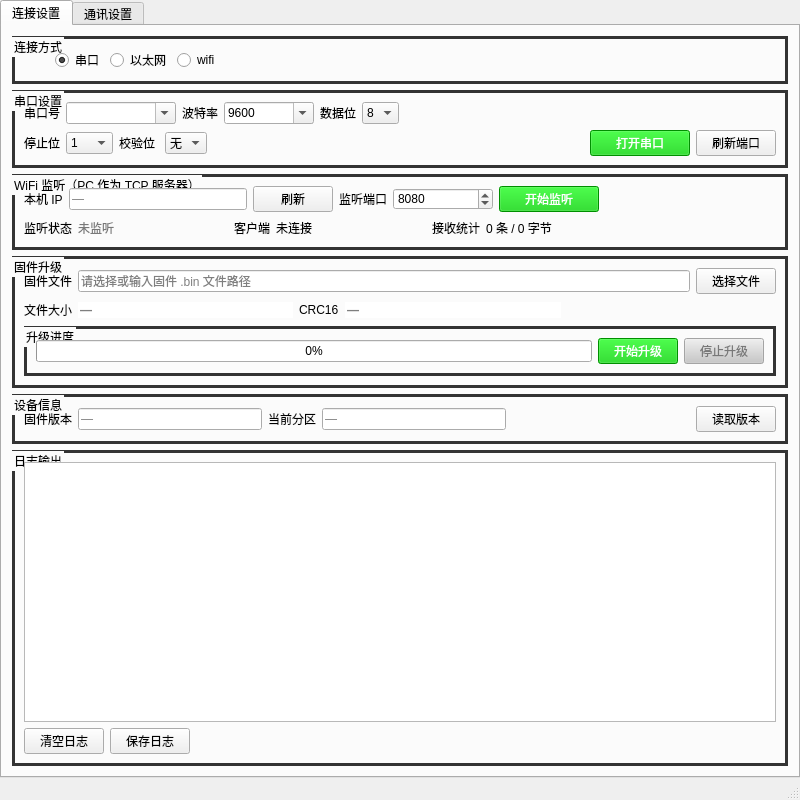
<?xml version="1.0" encoding="UTF-8"?>
<ui version="4.0">
 <class>MainWindow</class>
 <widget class="QMainWindow" name="MainWindow">
  <property name="geometry">
   <rect>
    <x>0</x>
    <y>0</y>
    <width>800</width>
    <height>800</height>
   </rect>
  </property>
  <property name="minimumSize">
   <size>
    <width>700</width>
    <height>620</height>
   </size>
  </property>
  <property name="windowTitle">
   <string>IAP固件升级工具</string>
  </property>
  <property name="styleSheet">
   <string notr="true">QGroupBox {
    border: 3px solid #333333;
}</string>
  </property>
  <widget class="QWidget" name="centralwidget">
   <layout class="QVBoxLayout" name="centralLayout">
    <property name="spacing">
     <number>0</number>
    </property>
    <property name="leftMargin">
     <number>0</number>
    </property>
    <property name="topMargin">
     <number>0</number>
    </property>
    <property name="rightMargin">
     <number>0</number>
    </property>
    <property name="bottomMargin">
     <number>0</number>
    </property>
    <item>
     <widget class="QTabWidget" name="tabWidget">
      <property name="currentIndex">
       <number>0</number>
      </property>
      <widget class="QWidget" name="tab_2">
       <attribute name="title">
        <string>连接设置</string>
       </attribute>
       <layout class="QVBoxLayout" name="verticalLayout_2">
        <property name="spacing">
         <number>6</number>
        </property>
        <property name="leftMargin">
         <number>10</number>
        </property>
        <property name="topMargin">
         <number>10</number>
        </property>
        <property name="rightMargin">
         <number>10</number>
        </property>
        <property name="bottomMargin">
         <number>10</number>
        </property>
        <item>
         <widget class="QGroupBox" name="gbConnectstyle">
          <property name="sizePolicy">
           <sizepolicy hsizetype="Preferred" vsizetype="Fixed">
            <horstretch>0</horstretch>
            <verstretch>0</verstretch>
           </sizepolicy>
          </property>
          <property name="title">
           <string>连接方式</string>
          </property>
          <layout class="QHBoxLayout" name="horizontalLayout_3">
           <property name="leftMargin">
            <number>40</number>
           </property>
           <item>
            <widget class="QRadioButton" name="rbSerial">
             <property name="text">
              <string>串口</string>
             </property>
             <property name="checked">
              <bool>true</bool>
             </property>
             <attribute name="buttonGroup">
              <string notr="true">buttonGroup</string>
             </attribute>
            </widget>
           </item>
           <item>
            <widget class="QRadioButton" name="rbEth">
             <property name="text">
              <string>以太网</string>
             </property>
             <attribute name="buttonGroup">
              <string notr="true">buttonGroup</string>
             </attribute>
            </widget>
           </item>
           <item>
            <widget class="QRadioButton" name="rbWifi">
             <property name="text">
              <string>wifi</string>
             </property>
             <attribute name="buttonGroup">
              <string notr="true">buttonGroup</string>
             </attribute>
            </widget>
           </item>
           <item>
            <spacer name="horizontalSpacer_5">
             <property name="orientation">
              <enum>Qt::Horizontal</enum>
             </property>
             <property name="sizeHint" stdset="0">
              <size>
               <width>40</width>
               <height>20</height>
              </size>
             </property>
            </spacer>
           </item>
          </layout>
         </widget>
        </item>
        <item>
         <widget class="QGroupBox" name="gbSerial">
          <property name="sizePolicy">
           <sizepolicy hsizetype="Preferred" vsizetype="Fixed">
            <horstretch>0</horstretch>
            <verstretch>0</verstretch>
           </sizepolicy>
          </property>
          <property name="title">
           <string>串口设置</string>
          </property>
          <layout class="QVBoxLayout" name="verticalLayout_3">
           <item>
            <layout class="QHBoxLayout" name="horizontalLayout_9">
             <item>
              <layout class="QHBoxLayout" name="horizontalLayout_4">
               <item>
                <widget class="QLabel" name="label_3">
                 <property name="text">
                  <string>串口号</string>
                 </property>
                </widget>
               </item>
               <item>
                <widget class="QComboBox" name="cbSerialPort">
                 <property name="minimumSize">
                  <size>
                   <width>110</width>
                   <height>0</height>
                  </size>
                 </property>
                 <property name="editable">
                  <bool>true</bool>
                 </property>
                </widget>
               </item>
              </layout>
             </item>
             <item>
              <layout class="QHBoxLayout" name="horizontalLayout_5">
               <item>
                <widget class="QLabel" name="label_4">
                 <property name="text">
                  <string>波特率</string>
                 </property>
                </widget>
               </item>
               <item>
                <widget class="QComboBox" name="cbBaudRate">
                 <property name="minimumSize">
                  <size>
                   <width>90</width>
                   <height>0</height>
                  </size>
                 </property>
                 <property name="editable">
                  <bool>true</bool>
                 </property>
                 <property name="currentText">
                  <string>9600</string>
                 </property>
                 <item>
                  <property name="text">
                   <string>9600</string>
                  </property>
                 </item>
                 <item>
                  <property name="text">
                   <string>19200</string>
                  </property>
                 </item>
                 <item>
                  <property name="text">
                   <string>38400</string>
                  </property>
                 </item>
                 <item>
                  <property name="text">
                   <string>57600</string>
                  </property>
                 </item>
                 <item>
                  <property name="text">
                   <string>115200</string>
                  </property>
                 </item>
                </widget>
               </item>
              </layout>
             </item>
             <item>
              <layout class="QHBoxLayout" name="horizontalLayout_6">
               <item>
                <widget class="QLabel" name="label_5">
                 <property name="text">
                  <string>数据位</string>
                 </property>
                </widget>
               </item>
               <item>
                <widget class="QComboBox" name="cbDataBits">
                 <property name="currentIndex">
                  <number>3</number>
                 </property>
                 <item>
                  <property name="text">
                   <string>5</string>
                  </property>
                 </item>
                 <item>
                  <property name="text">
                   <string>6</string>
                  </property>
                 </item>
                 <item>
                  <property name="text">
                   <string>7</string>
                  </property>
                 </item>
                 <item>
                  <property name="text">
                   <string>8</string>
                  </property>
                 </item>
                </widget>
               </item>
              </layout>
             </item>
             <item>
              <spacer name="horizontalSpacer">
               <property name="orientation">
                <enum>Qt::Horizontal</enum>
               </property>
               <property name="sizeHint" stdset="0">
                <size>
                 <width>20</width>
                 <height>20</height>
                </size>
               </property>
              </spacer>
             </item>
            </layout>
           </item>
           <item>
            <layout class="QHBoxLayout" name="horizontalLayout_10">
             <item>
              <layout class="QHBoxLayout" name="horizontalLayout_7">
               <item>
                <widget class="QLabel" name="label_6">
                 <property name="text">
                  <string>停止位</string>
                 </property>
                </widget>
               </item>
               <item>
                <widget class="QComboBox" name="cbStopBits">
                 <item>
                  <property name="text">
                   <string>1</string>
                  </property>
                 </item>
                 <item>
                  <property name="text">
                   <string>1.5</string>
                  </property>
                 </item>
                 <item>
                  <property name="text">
                   <string>2</string>
                  </property>
                 </item>
                </widget>
               </item>
              </layout>
             </item>
             <item>
              <layout class="QHBoxLayout" name="horizontalLayout_8">
               <item>
                <widget class="QLabel" name="label_7">
                 <property name="text">
                  <string>校验位 </string>
                 </property>
                </widget>
               </item>
               <item>
                <widget class="QComboBox" name="cbParity">
                 <item>
                  <property name="text">
                   <string>无</string>
                  </property>
                 </item>
                 <item>
                  <property name="text">
                   <string>奇</string>
                  </property>
                 </item>
                 <item>
                  <property name="text">
                   <string>偶</string>
                  </property>
                 </item>
                </widget>
               </item>
              </layout>
             </item>
             <item>
              <spacer name="horizontalSpacer_2">
               <property name="orientation">
                <enum>Qt::Horizontal</enum>
               </property>
               <property name="sizeHint" stdset="0">
                <size>
                 <width>20</width>
                 <height>20</height>
                </size>
               </property>
              </spacer>
             </item>
             <item>
              <widget class="QPushButton" name="btnOpenPort">
               <property name="minimumSize">
                <size>
                 <width>100</width>
                 <height>0</height>
                </size>
               </property>
               <property name="styleSheet">
                <string notr="true">QPushButton{
	background-color:rgb(0, 200, 0);
	color: white;
}
QPushButton:disabled{
	background-color:rgb(200, 200, 200);
	color: rgb(120, 120, 120);
}</string>
               </property>
               <property name="text">
                <string>打开串口</string>
               </property>
              </widget>
             </item>
             <item>
              <widget class="QPushButton" name="btnRefreshPorts">
               <property name="text">
                <string>刷新端口</string>
               </property>
              </widget>
             </item>
            </layout>
           </item>
          </layout>
         </widget>
        </item>
        <item>
         <widget class="QGroupBox" name="gbNetwork">
          <property name="sizePolicy">
           <sizepolicy hsizetype="Preferred" vsizetype="Fixed">
            <horstretch>0</horstretch>
            <verstretch>0</verstretch>
           </sizepolicy>
          </property>
          <property name="title">
           <string>WiFi 监听（PC 作为 TCP 服务器）</string>
          </property>
          <layout class="QVBoxLayout" name="verticalLayout_wifi">
           <item>
            <layout class="QHBoxLayout" name="horizontalLayout_wifiSettings">
             <item>
              <widget class="QLabel" name="label_8">
               <property name="text">
                <string>本机 IP</string>
               </property>
              </widget>
             </item>
             <item>
              <widget class="QLineEdit" name="leLocalIp">
               <property name="minimumSize">
                <size>
                 <width>130</width>
                 <height>0</height>
                </size>
               </property>
               <property name="maximumSize">
                <size>
                 <width>180</width>
                 <height>16777215</height>
                </size>
               </property>
               <property name="readOnly">
                <bool>true</bool>
               </property>
               <property name="placeholderText">
                <string>—</string>
               </property>
              </widget>
             </item>
             <item>
              <widget class="QPushButton" name="btnRefreshIp">
               <property name="toolTip">
                <string>重新读取本机 IPv4 地址</string>
               </property>
               <property name="text">
                <string>刷新</string>
               </property>
              </widget>
             </item>
             <item>
              <widget class="QLabel" name="label_9">
               <property name="text">
                <string>监听端口</string>
               </property>
              </widget>
             </item>
             <item>
              <widget class="QSpinBox" name="sbListenPort">
               <property name="minimumSize">
                <size>
                 <width>100</width>
                 <height>0</height>
                </size>
               </property>
               <property name="maximumSize">
                <size>
                 <width>120</width>
                 <height>16777215</height>
                </size>
               </property>
               <property name="minimum">
                <number>1</number>
               </property>
               <property name="maximum">
                <number>65535</number>
               </property>
               <property name="value">
                <number>8080</number>
               </property>
              </widget>
             </item>
             <item>
              <widget class="QPushButton" name="btnWifiListen">
               <property name="minimumSize">
                <size>
                 <width>100</width>
                 <height>0</height>
                </size>
               </property>
               <property name="styleSheet">
                <string notr="true">QPushButton{
	background-color:rgb(0, 200, 0);
	color: white;
}
QPushButton:disabled{
	background-color:rgb(200, 200, 200);
	color: rgb(120, 120, 120);
}</string>
               </property>
               <property name="text">
                <string>开始监听</string>
               </property>
              </widget>
             </item>
             <item>
              <spacer name="horizontalSpacer_3">
               <property name="orientation">
                <enum>Qt::Horizontal</enum>
               </property>
               <property name="sizeHint" stdset="0">
                <size>
                 <width>20</width>
                 <height>20</height>
                </size>
               </property>
              </spacer>
             </item>
            </layout>
           </item>
           <item>
            <layout class="QHBoxLayout" name="horizontalLayout_wifiStatus">
             <item>
              <widget class="QLabel" name="label_10">
               <property name="text">
                <string>监听状态</string>
               </property>
              </widget>
             </item>
             <item>
              <widget class="QLabel" name="lblWifiStatus">
               <property name="minimumSize">
                <size>
                 <width>150</width>
                 <height>0</height>
                </size>
               </property>
               <property name="styleSheet">
                <string notr="true">color: rgb(120, 120, 120);</string>
               </property>
               <property name="text">
                <string>未监听</string>
               </property>
              </widget>
             </item>
             <item>
              <widget class="QLabel" name="label_15">
               <property name="text">
                <string>客户端</string>
               </property>
              </widget>
             </item>
             <item>
              <widget class="QLabel" name="lblWifiClient">
               <property name="minimumSize">
                <size>
                 <width>150</width>
                 <height>0</height>
                </size>
               </property>
               <property name="text">
                <string>未连接</string>
               </property>
              </widget>
             </item>
             <item>
              <widget class="QLabel" name="label_16">
               <property name="text">
                <string>接收统计</string>
               </property>
              </widget>
             </item>
             <item>
              <widget class="QLabel" name="lblWifiStats">
               <property name="text">
                <string>0 条 / 0 字节</string>
               </property>
              </widget>
             </item>
             <item>
              <spacer name="horizontalSpacer_8">
               <property name="orientation">
                <enum>Qt::Horizontal</enum>
               </property>
               <property name="sizeHint" stdset="0">
                <size>
                 <width>20</width>
                 <height>20</height>
                </size>
               </property>
              </spacer>
             </item>
            </layout>
           </item>
          </layout>
         </widget>
        </item>
        <item>
         <widget class="QGroupBox" name="gbFirmware">
          <property name="sizePolicy">
           <sizepolicy hsizetype="Preferred" vsizetype="Fixed">
            <horstretch>0</horstretch>
            <verstretch>0</verstretch>
           </sizepolicy>
          </property>
          <property name="title">
           <string>固件升级</string>
          </property>
          <layout class="QVBoxLayout" name="verticalLayout_7">
           <item>
            <layout class="QHBoxLayout" name="horizontalLayout_15">
             <item>
              <widget class="QLabel" name="label_12">
               <property name="text">
                <string>固件文件</string>
               </property>
              </widget>
             </item>
             <item>
              <widget class="QLineEdit" name="leFirmwarePath">
               <property name="placeholderText">
                <string>请选择或输入固件 .bin 文件路径</string>
               </property>
              </widget>
             </item>
             <item>
              <widget class="QPushButton" name="btnSelectFile">
               <property name="text">
                <string>选择文件</string>
               </property>
              </widget>
             </item>
            </layout>
           </item>
           <item>
            <layout class="QHBoxLayout" name="horizontalLayout_16">
             <item>
              <widget class="QLabel" name="label_13">
               <property name="text">
                <string>文件大小</string>
               </property>
              </widget>
             </item>
             <item>
              <widget class="QLineEdit" name="leFileSize">
               <property name="minimumSize">
                <size>
                 <width>150</width>
                 <height>0</height>
                </size>
               </property>
               <property name="maximumSize">
                <size>
                 <width>300</width>
                 <height>16777215</height>
                </size>
               </property>
               <property name="font">
                <font>
                 <weight>75</weight>
                 <bold>true</bold>
                </font>
               </property>
               <property name="frame">
                <bool>false</bool>
               </property>
               <property name="readOnly">
                <bool>true</bool>
               </property>
               <property name="placeholderText">
                <string>—</string>
               </property>
              </widget>
             </item>
             <item>
              <widget class="QLabel" name="label_14">
               <property name="text">
                <string>CRC16</string>
               </property>
              </widget>
             </item>
             <item>
              <widget class="QLineEdit" name="leCrc16">
               <property name="minimumSize">
                <size>
                 <width>120</width>
                 <height>0</height>
                </size>
               </property>
               <property name="maximumSize">
                <size>
                 <width>220</width>
                 <height>16777215</height>
                </size>
               </property>
               <property name="font">
                <font>
                 <weight>75</weight>
                 <bold>true</bold>
                </font>
               </property>
               <property name="frame">
                <bool>false</bool>
               </property>
               <property name="readOnly">
                <bool>true</bool>
               </property>
               <property name="placeholderText">
                <string>—</string>
               </property>
              </widget>
             </item>
             <item>
              <spacer name="horizontalSpacer_4">
               <property name="orientation">
                <enum>Qt::Horizontal</enum>
               </property>
               <property name="sizeHint" stdset="0">
                <size>
                 <width>20</width>
                 <height>20</height>
                </size>
               </property>
              </spacer>
             </item>
            </layout>
           </item>
           <item>
            <widget class="QGroupBox" name="gbUpgradeProgress">
             <property name="title">
              <string>升级进度</string>
             </property>
             <layout class="QHBoxLayout" name="horizontalLayout_17">
              <item>
               <widget class="QProgressBar" name="progressBar">
                <property name="minimumSize">
                 <size>
                  <width>250</width>
                  <height>0</height>
                 </size>
                </property>
                <property name="value">
                 <number>0</number>
                </property>
               </widget>
              </item>
              <item>
               <widget class="QPushButton" name="btnStartUpgrade">
                <property name="styleSheet">
                 <string notr="true">QPushButton {
	background-color: rgb(0, 200, 0);
	color: white;
}
QPushButton:disabled {
	background-color: rgb(200, 200, 200);
	color: rgb(120, 120, 120);
}</string>
                </property>
                <property name="text">
                 <string>开始升级</string>
                </property>
               </widget>
              </item>
              <item>
               <widget class="QPushButton" name="btnStopUpgrade">
                <property name="enabled">
                 <bool>false</bool>
                </property>
                <property name="styleSheet">
                 <string notr="true">QPushButton {
	background-color: rgb(220, 40, 40);
	color: white;
}
QPushButton:disabled {
	background-color: rgb(200, 200, 200);
	color: rgb(120, 120, 120);
}</string>
                </property>
                <property name="text">
                 <string>停止升级</string>
                </property>
               </widget>
              </item>
             </layout>
            </widget>
           </item>
          </layout>
         </widget>
        </item>
        <item>
         <widget class="QGroupBox" name="gbDevice">
          <property name="sizePolicy">
           <sizepolicy hsizetype="Preferred" vsizetype="Fixed">
            <horstretch>0</horstretch>
            <verstretch>0</verstretch>
           </sizepolicy>
          </property>
          <property name="title">
           <string>设备信息</string>
          </property>
          <layout class="QHBoxLayout" name="horizontalLayout_2">
           <item>
            <widget class="QLabel" name="label">
             <property name="text">
              <string>固件版本</string>
             </property>
            </widget>
           </item>
           <item>
            <widget class="QLineEdit" name="leFwVersion">
             <property name="minimumSize">
              <size>
               <width>140</width>
               <height>0</height>
              </size>
             </property>
             <property name="readOnly">
              <bool>true</bool>
             </property>
             <property name="placeholderText">
              <string>—</string>
             </property>
            </widget>
           </item>
           <item>
            <widget class="QLabel" name="label_2">
             <property name="text">
              <string>当前分区</string>
             </property>
            </widget>
           </item>
           <item>
            <widget class="QLineEdit" name="lePartition">
             <property name="minimumSize">
              <size>
               <width>140</width>
               <height>0</height>
              </size>
             </property>
             <property name="readOnly">
              <bool>true</bool>
             </property>
             <property name="placeholderText">
              <string>—</string>
             </property>
            </widget>
           </item>
           <item>
            <spacer name="horizontalSpacer_6">
             <property name="orientation">
              <enum>Qt::Horizontal</enum>
             </property>
             <property name="sizeHint" stdset="0">
              <size>
               <width>20</width>
               <height>20</height>
              </size>
             </property>
            </spacer>
           </item>
           <item>
            <widget class="QPushButton" name="btnReadVersion">
             <property name="text">
              <string>读取版本</string>
             </property>
            </widget>
           </item>
          </layout>
         </widget>
        </item>
        <item>
         <widget class="QGroupBox" name="gbLog">
          <property name="sizePolicy">
           <sizepolicy hsizetype="Preferred" vsizetype="Expanding">
            <horstretch>0</horstretch>
            <verstretch>1</verstretch>
           </sizepolicy>
          </property>
          <property name="title">
           <string>日志输出</string>
          </property>
          <layout class="QVBoxLayout" name="verticalLayout">
           <item>
            <widget class="QTextEdit" name="textLog">
             <property name="minimumSize">
              <size>
               <width>0</width>
               <height>120</height>
              </size>
             </property>
             <property name="readOnly">
              <bool>true</bool>
             </property>
            </widget>
           </item>
           <item>
            <layout class="QHBoxLayout" name="horizontalLayout">
             <item>
              <widget class="QPushButton" name="btnClearLog">
               <property name="text">
                <string>清空日志</string>
               </property>
              </widget>
             </item>
             <item>
              <widget class="QPushButton" name="btnSaveLog">
               <property name="text">
                <string>保存日志</string>
               </property>
              </widget>
             </item>
             <item>
              <spacer name="horizontalSpacer_7">
               <property name="orientation">
                <enum>Qt::Horizontal</enum>
               </property>
               <property name="sizeHint" stdset="0">
                <size>
                 <width>40</width>
                 <height>20</height>
                </size>
               </property>
              </spacer>
             </item>
            </layout>
           </item>
          </layout>
         </widget>
        </item>
       </layout>
      </widget>
      <widget class="QWidget" name="tab_3">
       <attribute name="title">
        <string>通讯设置</string>
       </attribute>
       <layout class="QVBoxLayout" name="verticalLayout_4">
        <property name="spacing">
         <number>6</number>
        </property>
        <property name="leftMargin">
         <number>10</number>
        </property>
        <property name="topMargin">
         <number>10</number>
        </property>
        <property name="rightMargin">
         <number>10</number>
        </property>
        <property name="bottomMargin">
         <number>10</number>
        </property>
        <item>
         <widget class="QGroupBox" name="gbTransferParams">
          <property name="sizePolicy">
           <sizepolicy hsizetype="Preferred" vsizetype="Fixed">
            <horstretch>0</horstretch>
            <verstretch>0</verstretch>
           </sizepolicy>
          </property>
          <property name="title">
           <string>传输参数</string>
          </property>
          <layout class="QFormLayout" name="formLayout">
           <item row="0" column="0">
            <widget class="QLabel" name="labelChunkSize">
             <property name="text">
              <string>每帧数据长度</string>
             </property>
            </widget>
           </item>
           <item row="0" column="1">
            <widget class="QSpinBox" name="sbChunkSize">
             <property name="maximumSize">
              <size>
               <width>220</width>
               <height>16777215</height>
              </size>
             </property>
             <property name="toolTip">
              <string>必须是 4~250 之间且为 4 的倍数（Flash 按 32 位字编程）</string>
             </property>
             <property name="suffix">
              <string> 字节</string>
             </property>
             <property name="minimum">
              <number>4</number>
             </property>
             <property name="maximum">
              <number>250</number>
             </property>
             <property name="singleStep">
              <number>4</number>
             </property>
             <property name="value">
              <number>128</number>
             </property>
            </widget>
           </item>
           <item row="1" column="0">
            <widget class="QLabel" name="labelResponseTimeout">
             <property name="text">
              <string>普通应答超时</string>
             </property>
            </widget>
           </item>
           <item row="1" column="1">
            <widget class="QDoubleSpinBox" name="sbResponseTimeout">
             <property name="maximumSize">
              <size>
               <width>220</width>
               <height>16777215</height>
              </size>
             </property>
             <property name="suffix">
              <string> 秒</string>
             </property>
             <property name="decimals">
              <number>1</number>
             </property>
             <property name="minimum">
              <double>0.200000000000000</double>
             </property>
             <property name="maximum">
              <double>60.000000000000000</double>
             </property>
             <property name="singleStep">
              <double>0.100000000000000</double>
             </property>
             <property name="value">
              <double>2.000000000000000</double>
             </property>
            </widget>
           </item>
           <item row="2" column="0">
            <widget class="QLabel" name="labelEraseTimeout">
             <property name="text">
              <string>擦除应答超时</string>
             </property>
            </widget>
           </item>
           <item row="2" column="1">
            <widget class="QDoubleSpinBox" name="sbEraseTimeout">
             <property name="maximumSize">
              <size>
               <width>220</width>
               <height>16777215</height>
              </size>
             </property>
             <property name="suffix">
              <string> 秒</string>
             </property>
             <property name="decimals">
              <number>1</number>
             </property>
             <property name="minimum">
              <double>1.000000000000000</double>
             </property>
             <property name="maximum">
              <double>120.000000000000000</double>
             </property>
             <property name="singleStep">
              <double>0.500000000000000</double>
             </property>
             <property name="value">
              <double>15.000000000000000</double>
             </property>
            </widget>
           </item>
           <item row="3" column="0">
            <widget class="QLabel" name="labelEndTimeout">
             <property name="text">
              <string>结束校验超时</string>
             </property>
            </widget>
           </item>
           <item row="3" column="1">
            <widget class="QDoubleSpinBox" name="sbEndTimeout">
             <property name="maximumSize">
              <size>
               <width>220</width>
               <height>16777215</height>
              </size>
             </property>
             <property name="suffix">
              <string> 秒</string>
             </property>
             <property name="decimals">
              <number>1</number>
             </property>
             <property name="minimum">
              <double>0.500000000000000</double>
             </property>
             <property name="maximum">
              <double>60.000000000000000</double>
             </property>
             <property name="singleStep">
              <double>0.500000000000000</double>
             </property>
             <property name="value">
              <double>5.000000000000000</double>
             </property>
            </widget>
           </item>
           <item row="4" column="0">
            <widget class="QLabel" name="labelFrameDelay">
             <property name="text">
              <string>帧间延时</string>
             </property>
            </widget>
           </item>
           <item row="4" column="1">
            <widget class="QSpinBox" name="sbFrameDelay">
             <property name="maximumSize">
              <size>
               <width>220</width>
               <height>16777215</height>
              </size>
             </property>
             <property name="suffix">
              <string> ms</string>
             </property>
             <property name="maximum">
              <number>1000</number>
             </property>
             <property name="singleStep">
              <number>5</number>
             </property>
             <property name="value">
              <number>0</number>
             </property>
            </widget>
           </item>
          </layout>
         </widget>
        </item>
        <item>
         <widget class="QGroupBox" name="gbProtocolInfo">
          <property name="sizePolicy">
           <sizepolicy hsizetype="Preferred" vsizetype="Fixed">
            <horstretch>0</horstretch>
            <verstretch>0</verstretch>
           </sizepolicy>
          </property>
          <property name="title">
           <string>协议说明</string>
          </property>
          <layout class="QVBoxLayout" name="verticalLayout_6">
           <item>
            <widget class="QLabel" name="labelProtocolInfo">
             <property name="text">
              <string>帧格式：AA | 地址 | 命令 | 长度 | 数据 | CRC16（低字节在前）
校验：CRC16/Modbus，poly 0xA001，init 0xFFFF，范围从帧头到数据末尾
App 分区：0x08010000 ~ 0x0804FFFF，单次升级上限 65535 字节
数据按 4 字节对齐，文件末尾自动补 0xFF</string>
             </property>
             <property name="wordWrap">
              <bool>true</bool>
             </property>
            </widget>
           </item>
          </layout>
         </widget>
        </item>
        <item>
         <widget class="QLabel" name="labelTransferNote">
          <property name="styleSheet">
           <string notr="true">color: rgb(180, 80, 0);</string>
          </property>
          <property name="text">
           <string>注意：协议没有偏移字段，任何一帧超时或写入失败后都不能重发；请复位设备后重新升级。</string>
          </property>
          <property name="wordWrap">
           <bool>true</bool>
          </property>
         </widget>
        </item>
        <item>
         <spacer name="verticalSpacer_3">
          <property name="orientation">
           <enum>Qt::Vertical</enum>
          </property>
          <property name="sizeHint" stdset="0">
           <size>
            <width>20</width>
            <height>40</height>
           </size>
          </property>
         </spacer>
        </item>
       </layout>
      </widget>
     </widget>
    </item>
   </layout>
  </widget>
  <widget class="QMenuBar" name="menubar">
   <property name="geometry">
    <rect>
     <x>0</x>
     <y>0</y>
     <width>800</width>
     <height>26</height>
    </rect>
   </property>
  </widget>
  <widget class="QStatusBar" name="statusbar"/>
 </widget>
 <resources/>
 <connections/>
 <buttongroups>
  <buttongroup name="buttonGroup"/>
 </buttongroups>
</ui>
